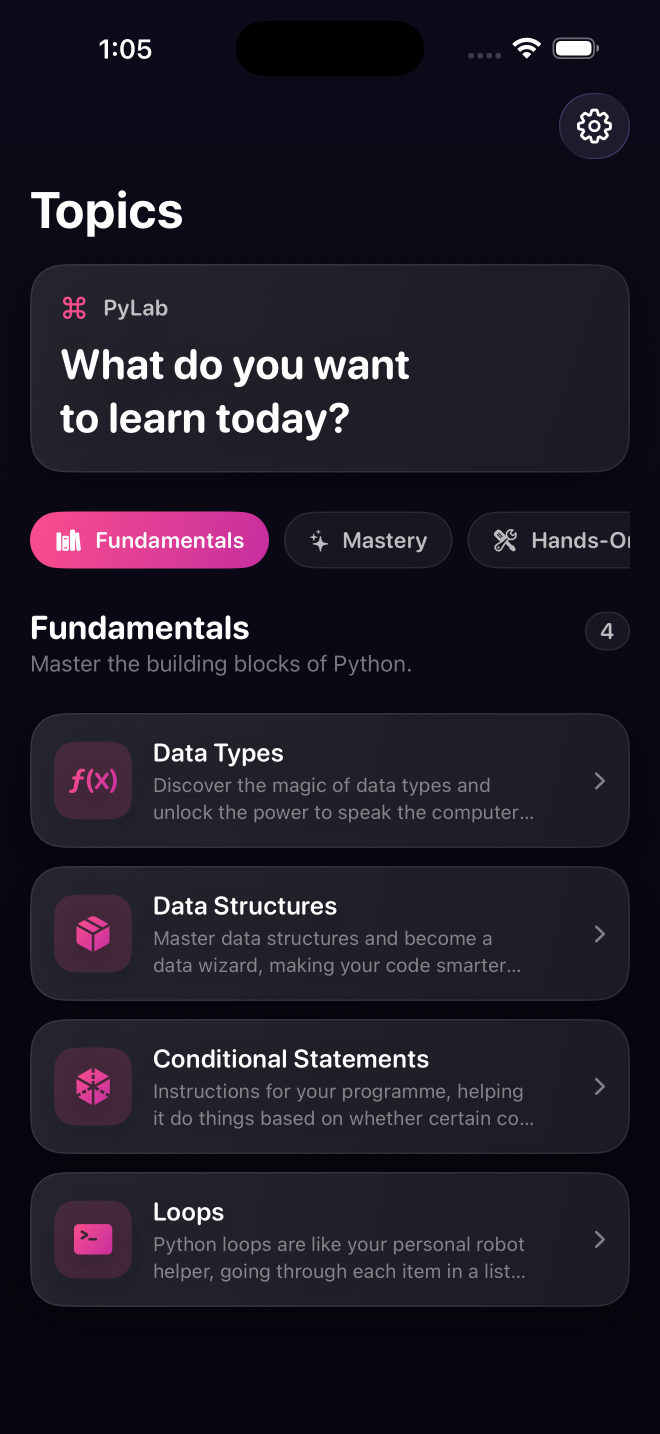
#> input picture marketing/raw/home.png, 1320 x 2868 px (shown at 1/2 size)
$ python make_marketing.py
#> lines starting #> are read from the running program, lines starting #| are printed output that depends on the picture; after the words box and inside, x2 and y2 are one past the last pixel; in counts of white or black regions, pixels touching at a corner belong together
#!/usr/bin/env python3
"""Composite raw simulator screenshots into App Store 6.7" marketing shots."""

from PIL import Image, ImageDraw, ImageFilter, ImageFont
from pathlib import Path

HERE = Path(__file__).parent
RAW = HERE / "raw"
OUT = HERE / "out"
OUT.mkdir(exist_ok=True)

# App Store 6.7" required canvas
W, H = 1290, 2796

# Brand colors
BG_TOP    = (15, 9, 24)      # near-black with purple cast
BG_BOTTOM = (4, 3, 8)
ACCENT    = (250, 76, 140)   # PyTheme.accent
ACCENT2   = (200, 46, 158)
WHITE     = (255, 255, 255)
SUBTITLE  = (255, 255, 255, 180)


def font(size: int, weight: str = "Bold") -> ImageFont.FreeTypeFont:
    candidates = [
        f"/System/Library/Fonts/SFCompactRounded-{weight}.otf",
        f"/System/Library/Fonts/SF-Pro-Rounded-{weight}.otf",
        f"/System/Library/Fonts/SFNS{weight}.ttf",
        "/System/Library/Fonts/Helvetica.ttc",
    ]
    for c in candidates:
        if Path(c).exists():
            try:
                return ImageFont.truetype(c, size)
            except Exception:
                pass
    return ImageFont.load_default()


def background() -> Image.Image:
    """Dark vertical gradient with a soft pink glow near the device."""
    img = Image.new("RGB", (W, H), BG_BOTTOM)
    px = img.load()
    for y in range(H):
        t = y / H
        r = int(BG_TOP[0] * (1 - t) + BG_BOTTOM[0] * t)
        g = int(BG_TOP[1] * (1 - t) + BG_BOTTOM[1] * t)
        b = int(BG_TOP[2] * (1 - t) + BG_BOTTOM[2] * t)
        for x in range(W):
            px[x, y] = (r, g, b)

    # Pink radial glow centered behind the device
    glow = Image.new("RGBA", (W, H), (0, 0, 0, 0))
    gdraw = ImageDraw.Draw(glow)
    cx, cy = W // 2, int(H * 0.62)
    for radius in range(900, 0, -40):
        alpha = int(20 * (1 - radius / 900))
        gdraw.ellipse(
            [cx - radius, cy - radius, cx + radius, cy + radius],
            fill=(ACCENT[0], ACCENT[1], ACCENT[2], alpha)
        )
    glow = glow.filter(ImageFilter.GaussianBlur(60))
    img = Image.alpha_composite(img.convert("RGBA"), glow).convert("RGB")
    return img


def draw_tagline(img: Image.Image, title: str, subtitle: str = ""):
    draw = ImageDraw.Draw(img)
    title_font = font(118, "Bold")
    sub_font = font(48, "Regular")

    # measure title
    lines = title.split("\n")
    line_h = 130
    total_h = line_h * len(lines)
    y = 200
    for i, line in enumerate(lines):
        bbox = draw.textbbox((0, 0), line, font=title_font)
        line_w = bbox[2] - bbox[0]
        x = (W - line_w) // 2
        draw.text((x, y + i * line_h), line, font=title_font, fill=WHITE)

    if subtitle:
        sy = y + total_h + 24
        bbox = draw.textbbox((0, 0), subtitle, font=sub_font)
        sw = bbox[2] - bbox[0]
        sx = (W - sw) // 2
        draw.text((sx, sy), subtitle, font=sub_font, fill=(255, 255, 255, 200))


def rounded_mask(size, radius):
    mask = Image.new("L", size, 0)
    ImageDraw.Draw(mask).rounded_rectangle([0, 0, size[0], size[1]],
                                            radius=radius, fill=255)
    return mask


def device_frame(screenshot_path: Path) -> Image.Image:
    """Wrap the screenshot in an iPhone-style bezel."""
    shot = Image.open(screenshot_path).convert("RGB")
    sw, sh = shot.size

    # Bezel sizing — relative to the screenshot
    bezel = int(sw * 0.025)
    screen_radius = int(sw * 0.075)  # screen corner radius

    # Outer dims include bezel + a tiny extra for the body shadow ring
    fw = sw + bezel * 2
    fh = sh + bezel * 2
    frame_radius = screen_radius + bezel

    # Build the frame body (black with subtle border highlight)
    frame = Image.new("RGBA", (fw, fh), (0, 0, 0, 0))
    fd = ImageDraw.Draw(frame)
    fd.rounded_rectangle([0, 0, fw, fh], radius=frame_radius, fill=(15, 15, 18, 255))

    # Inner highlight ring to suggest the metal rail
    fd.rounded_rectangle([2, 2, fw - 2, fh - 2],
                         radius=frame_radius - 2, outline=(60, 60, 70, 200), width=2)

    # Inset the screenshot with rounded corners
    shot_rounded = Image.new("RGBA", (sw, sh), (0, 0, 0, 0))
    shot_rounded.paste(shot, (0, 0), rounded_mask((sw, sh), screen_radius))
    frame.paste(shot_rounded, (bezel, bezel), shot_rounded)

    # Dynamic Island overlay (sits over the status bar)
    island_w = int(sw * 0.32)
    island_h = int(island_w * 0.30)
    island_x = bezel + (sw - island_w) // 2
    island_y = bezel + int(sh * 0.022)
    fd.rounded_rectangle(
        [island_x, island_y, island_x + island_w, island_y + island_h],
        radius=island_h // 2, fill=(0, 0, 0, 255)
    )

    return frame


def drop_shadow(layer: Image.Image, blur: int = 40, offset=(0, 20),
                 color=(0, 0, 0, 180)) -> Image.Image:
    w, h = layer.size
    pad = blur * 2
    shadow = Image.new("RGBA", (w + pad * 2, h + pad * 2), (0, 0, 0, 0))
    base = Image.new("RGBA", layer.size, (0, 0, 0, 0))
    base.paste(color, mask=layer.split()[-1])
    shadow.paste(base, (pad + offset[0], pad + offset[1]))
    shadow = shadow.filter(ImageFilter.GaussianBlur(blur))
    return shadow


def compose(raw_name: str, out_name: str, title: str, subtitle: str = ""):
    bg = background().convert("RGBA")
    draw_tagline(bg, title, subtitle)

    frame = device_frame(RAW / raw_name)

    # Scale frame to fit the lower 60% of canvas, ~85% canvas width max
    target_w = int(W * 0.78)
    scale = target_w / frame.width
    new_size = (int(frame.width * scale), int(frame.height * scale))
    frame_scaled = frame.resize(new_size, Image.LANCZOS)

    # Position centered horizontally, below the tagline
    fx = (W - frame_scaled.width) // 2
    fy = int(H * 0.30)
    # If too tall, push up
    if fy + frame_scaled.height > H - 80:
        fy = H - 80 - frame_scaled.height

    # Drop shadow first
    sh = drop_shadow(frame_scaled, blur=60, offset=(0, 30),
                     color=(0, 0, 0, 200))
    bg.paste(sh, (fx - 120, fy - 90), sh)
    bg.paste(frame_scaled, (fx, fy), frame_scaled)

    final = bg.convert("RGB")
    out_path = OUT / out_name
    final.save(out_path, "PNG", optimize=True)
    print(f"wrote {out_path} ({final.size[0]}x{final.size[1]})")


if __name__ == "__main__":
    compose(
        raw_name="home.png",
        out_name="01_home.png",
        title="Master Python,\none card at a time",
        subtitle="Bite-sized lessons. Crystal-clear examples.",
    )
#> in background, `glow = Image.new("RGBA", (W, H), (0, 0, 0, 0))`: glow: PIL image 1290x2796 RGBA; every value is 0
#> the loop in draw_tagline, `for i, line in enumerate(lines):` made 2 passes
#> (bbox, line_w, x) on passes 1 to 2: ((0, 2, 68, 12), 68, 611), ((0, 2, 80, 10), 80, 605)
#> in draw_tagline, `bbox = draw.textbbox((0, 0), subtitle, font=sub_font)`: bbox = (0, 2, 190, 12)
#> in draw_tagline, `sw = bbox[2] - bbox[0]`: sw = 190
#> in draw_tagline, `sx = (W - sw) // 2`: sx = 550
#> in device_frame, `frame = Image.new("RGBA", (fw, fh), (0, 0, 0, 0))`: frame: PIL image 1386x2934 RGBA; every value is 0
#> in device_frame, `shot_rounded = Image.new("RGBA", (sw, sh), (0, 0, 0, 0))`: shot_rounded: PIL image 1320x2868 RGBA; every value is 0
#> in rounded_mask, `mask = Image.new("L", size, 0)`: mask: PIL image 1320x2868 L; every value is 0
#> in rounded_mask, `ImageDraw.Draw(mask).rounded_rectangle([0, 0, size[0], size[1]], radiu..`:
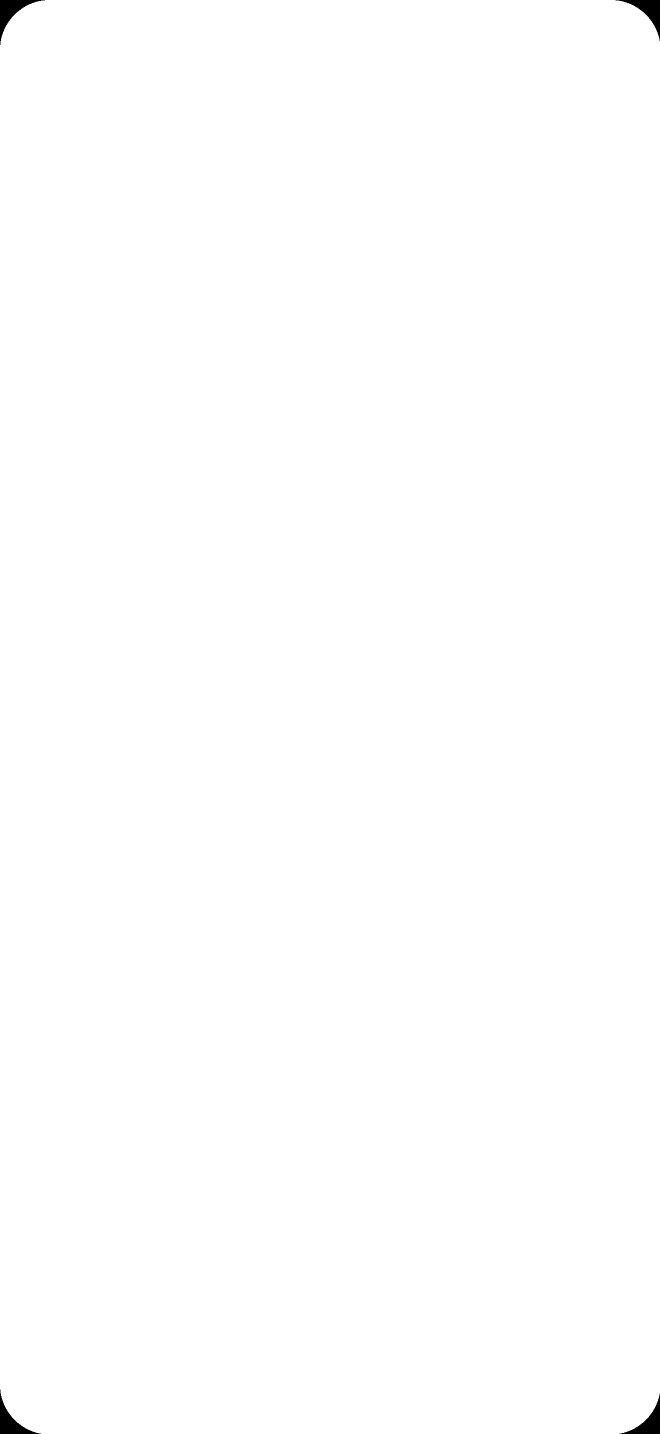
#> mask: PIL image 1320x2868 L (shown at 1/2 size); 99.8% white; 4 black regions, box (x1, y1, x2, y2) and area: (0, 0, 90, 90) 2127, (1231, 0, 1320, 82) 2037, (0, 2779, 82, 2868) 2037, (1239, 2787, 1320, 2868) 1948
#> in drop_shadow, `shadow = Image.new("RGBA", (w + pad * 2, h + pad * 2), (0, 0, 0, 0))`: shadow: PIL image 1246x2369 RGBA; every value is 0
#> in drop_shadow, `base = Image.new("RGBA", layer.size, (0, 0, 0, 0))`: base: PIL image 1006x2129 RGBA; every value is 0
#> in drop_shadow, `shadow = shadow.filter(ImageFilter.GaussianBlur(blur))`:
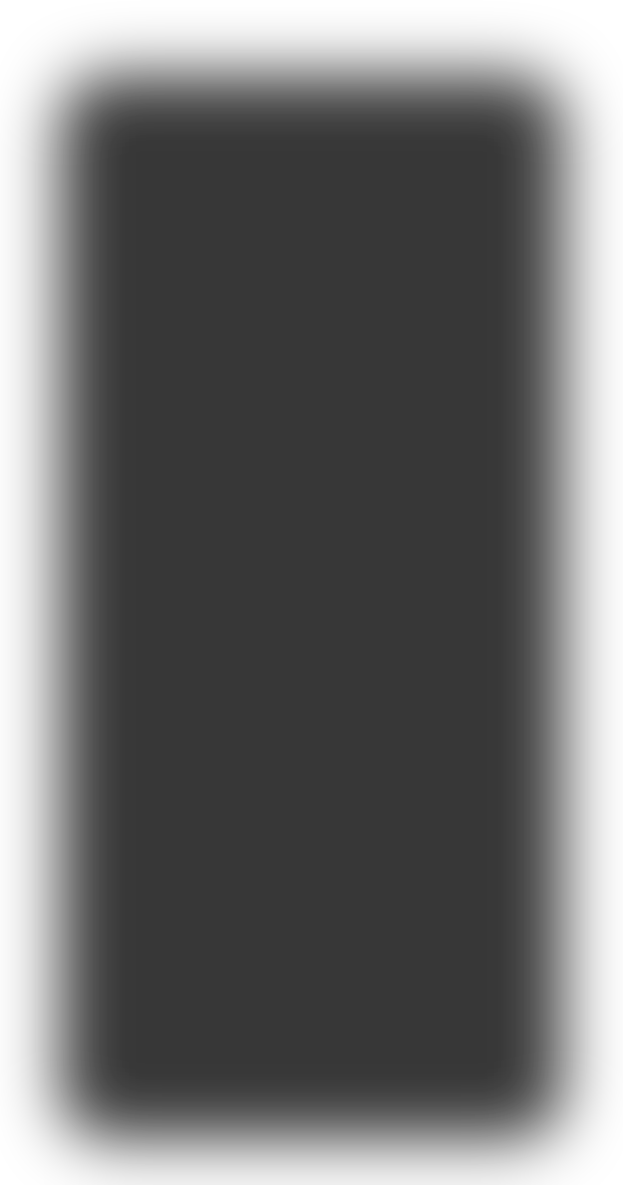
#> shadow: PIL image 1246x2369 RGBA (shown at 1/2 size); mean R, G, B, A 0, 0, 0, 144.3; transparent parts drawn white
#| wrote marketing/out/01_home.png (1290x2796)
    compose(
        raw_name="card.png",
        out_name="02_lesson.png",
        title="Real code.\nReal output.\nRight away.",
        subtitle="Syntax and result, side by side.",
    )
#> call 2 of compose, with raw_name = 'card.png', out_name = '02_lesson.png', subtitle = 'Syntax and result, side by side.'
#> the loop in draw_tagline (call 2), `for i, line in enumerate(lines):` made 3 passes
#> (bbox, line_w, x) on passes 1 to 3: ((0, 2, 46, 10), 46, 622), ((0, 2, 55, 12), 55, 617), ((0, 2, 52, 12), 52, 619)
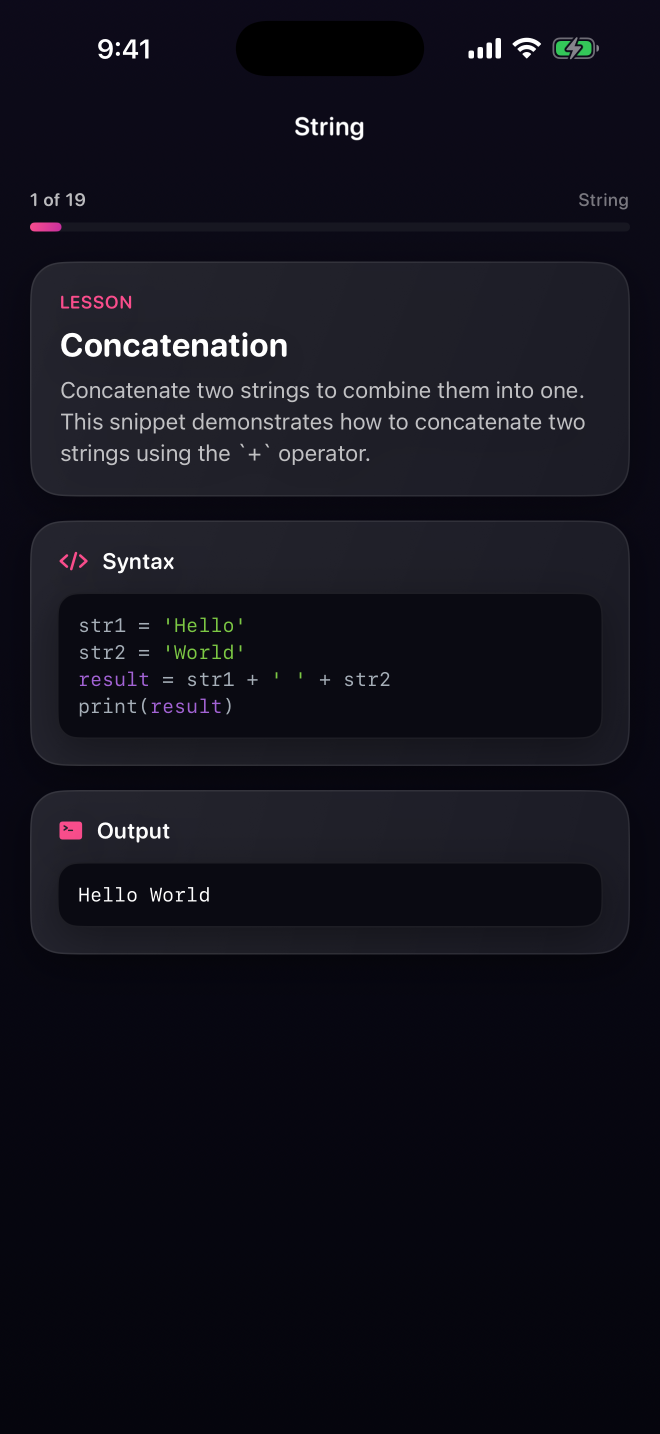
#> input picture marketing/raw/card.png, 1320 x 2868 px (shown at 1/2 size)
#> in compose (call 2), `final = bg.convert("RGB")`:
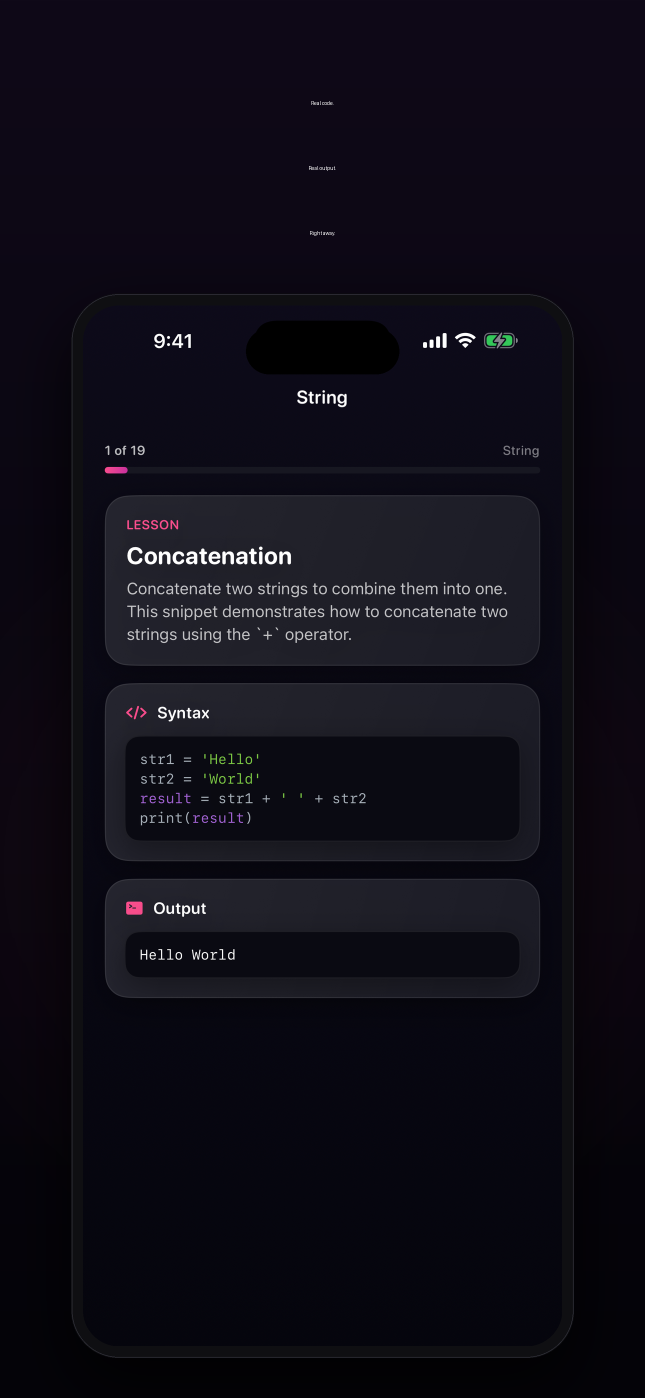
#> final: PIL image 1290x2796 RGB (shown at 1/2 size); mean R, G, B 14.9, 12.7, 22.5
#| wrote marketing/out/02_lesson.png (1290x2796)
